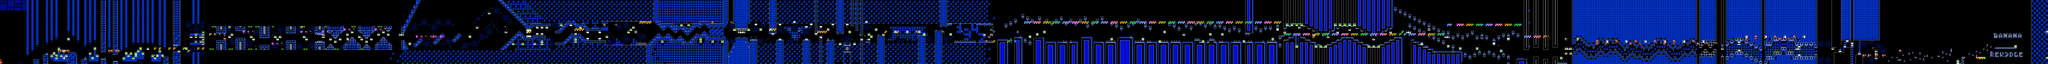

Rendered tile map (Tiled .tmx) drawn with the repository's tilesets; below, a short description and the map source with its tile grids summarised:
An orthogonal 852x27 tile map with 16x16 px tiles, 2 tile layers (SP, ...), 2 tilesets, 2 image layers.

<map version="1.10" tiledversion="1.11.2" orientation="orthogonal" renderorder="right-down" width="852" height="27" tilewidth="16" tileheight="16" infinite="0" nextlayerid="5" nextobjectid="1">
 <editorsettings>
  <chunksize width="16" height="27" />
  <export target="../LEVELS/LEVEL DATA/decode.csv" format="csv" />
 </editorsettings>
 <tileset firstgid="1" name="sprites" tilewidth="16" tileheight="16" tilecount="256" columns="16">
  <image source="../../../GRAPHICS/sprites.png" width="256" height="256" />
 </tileset>
 <tileset firstgid="257" name="famidash" tilewidth="16" tileheight="16" tilecount="256" columns="16">
  <image source="../../../GRAPHICS/famidash.bmp" width="256" height="256" />
 </tileset>
 <imagelayer id="3" name="Image Layer 1" parallaxx="0.9" parallaxy="0.9" repeatx="1" repeaty="1">
  <image source="../../../GRAPHICS/Old/parallax Blue.bmp" width="144" height="72" />
 </imagelayer>
 <imagelayer id="4" name="Image Layer 2" offsetx="0" offsety="432" repeatx="1">
  <image source="../../../GRAPHICS/ground.bmp" width="64" height="128" />
 </imagelayer>
 <layer id="1" width="852" height="27">
  <data>[23004 cells, 23004 non-empty, 134 distinct tile ids]</data>
 </layer>
 <layer id="2" name="SP" width="852" height="27">
  <data>[23004 cells, 543 non-empty, 78 distinct tile ids]</data>
 </layer>
</map>
